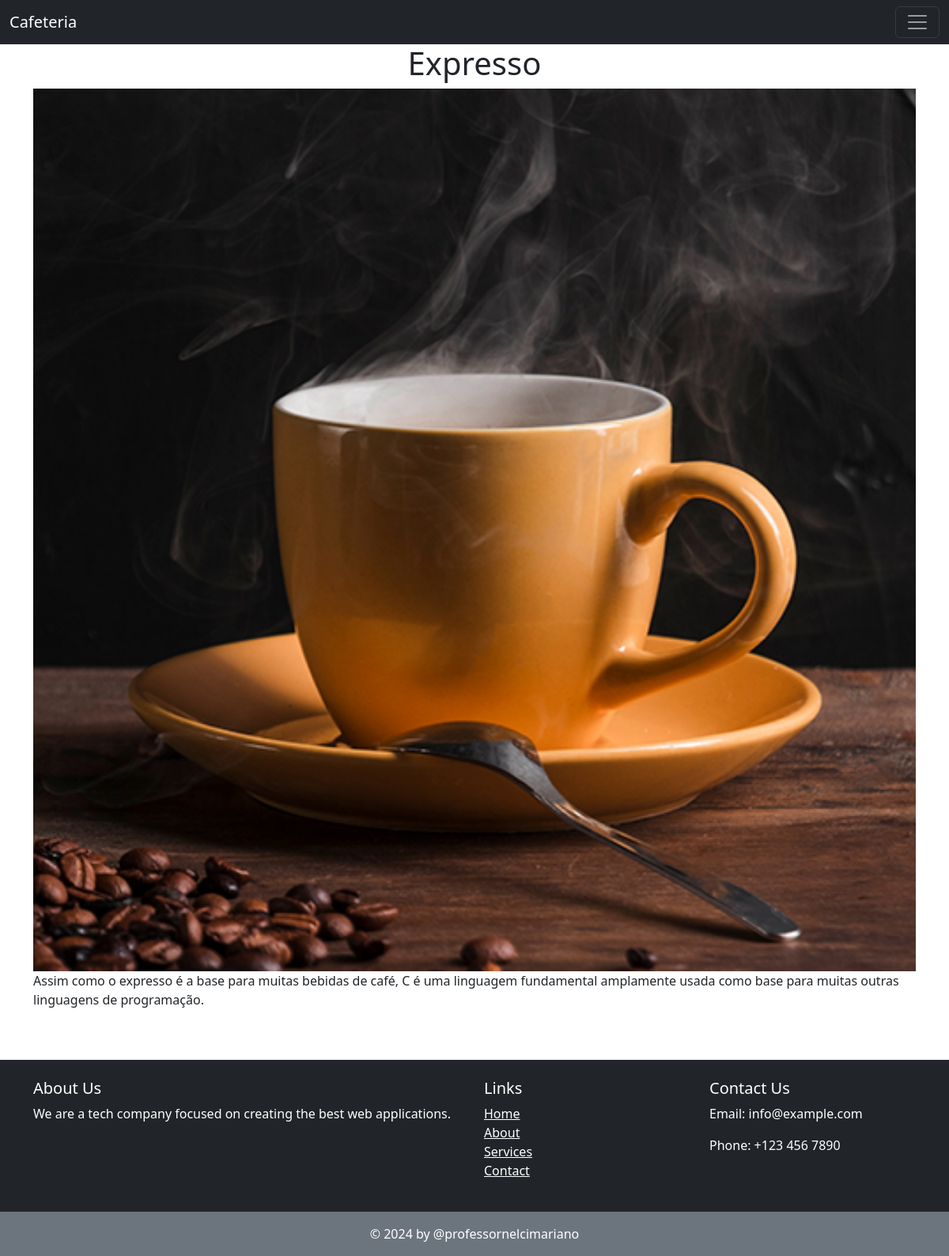
The page /single_produto.php?id=1 on the database its author committed.
### tables this page shows
CREATE TABLE `produtos` (
  `id` int(11) NOT NULL,
  `nome` varchar(255) NOT NULL,
  `imagem` varchar(255) NOT NULL,
  `descricao` text NOT NULL
);

### single_produto.php (the view, shortened to what this page needs)
<!DOCTYPE html>
<html lang="en">
<head>
    <link href="https://cdn.jsdelivr.net/npm/bootstrap@5.3.3/dist/css/bootstrap.min.css" rel="stylesheet"
>
</head>
<body>
    <?php
    include 'conn/conect.php';
    include '_inc/menu.php';
    $id = filter_input(INPUT_GET, 'id', FILTER_DEFAULT);
    $sql = "SELECT * FROM produtos WHERE id = :id";
    $stmt = $conn->prepare($sql);
    $stmt->bindParam(':id', $id, PDO::PARAM_INT);
    $stmt->execute();
    $produto = $stmt->fetch(PDO::FETCH_ASSOC);
    if ($produto) {
    ?>
        <div class="container">
            <div class="row">
                    <h1 class="text-center"> <?= $produto['nome'] ?> </h1>
                    <img class="img-fluid" src="img/<?= $produto['imagem'] ?>">
                    <p> <?= $produto['descricao'] ?> </p>
            </div>
        </div>
    <?php
    } else {
        echo "Produto não encontrado.";
    }
    include '_inc/footer.php';

### rows shown on the page
produtos: nome "Expresso", imagem (picture), descricao "Assim como o expresso é a base para muitas bebidas de café, C é uma linguagem fundamental amplamente usada como base para muitas outras linguagens de programação."
